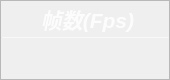
                   <widget class="QFrame" name="Fps_QF">
                    <property name="minimumSize">
                     <size>
                      <width>170</width>
                      <height>80</height>
                     </size>
                    </property>
                    <property name="maximumSize">
                     <size>
                      <width>170</width>
                      <height>80</height>
                     </size>
                    </property>
                    <property name="toolTipDuration">
                     <number>0</number>
                    </property>
                    <property name="styleSheet">
                     <string notr="true">QFrame#Fps_QF{
color: rgb(255, 255, 255);
border-radius: 15px;
background-color: qradialgradient(cx:0, cy:0, radius:1, fx:0.1, fy:0.1, stop:0 rgb(243, 175, 189),  stop:1 rgb(155, 118, 218));
border: 1px outset rgb(153, 117, 219)
}
</string>
                    </property>
                    <property name="frameShape">
                     <enum>QFrame::StyledPanel</enum>
                    </property>
                    <property name="frameShadow">
                     <enum>QFrame::Raised</enum>
                    </property>
                    <layout class="QVBoxLayout" name="verticalLayout_11" stretch="0,2,1">
                     <property name="spacing">
                      <number>0</number>
                     </property>
                     <property name="leftMargin">
                      <number>0</number>
                     </property>
                     <property name="topMargin">
                      <number>0</number>
                     </property>
                     <property name="rightMargin">
                      <number>0</number>
                     </property>
                     <property name="bottomMargin">
                      <number>0</number>
                     </property>
                     <item>
                      <widget class="QFrame" name="Fps_top">
                       <property name="styleSheet">
                        <string notr="true">border:none</string>
                       </property>
                       <property name="frameShape">
                        <enum>QFrame::StyledPanel</enum>
                       </property>
                       <property name="frameShadow">
                        <enum>QFrame::Raised</enum>
                       </property>
                       <layout class="QHBoxLayout" name="horizontalLayout_8">
                        <property name="spacing">
                         <number>0</number>
                        </property>
                        <property name="leftMargin">
                         <number>0</number>
                        </property>
                        <property name="topMargin">
                         <number>3</number>
                        </property>
                        <property name="rightMargin">
                         <number>7</number>
                        </property>
                        <property name="bottomMargin">
                         <number>3</number>
                        </property>
                        <item>
                         <widget class="QLabel" name="label_7">
                          <property name="maximumSize">
                           <size>
                            <width>16777215</width>
                            <height>30</height>
                           </size>
                          </property>
                          <property name="font">
                           <font>
                            <family>Segoe UI</family>
                            <pointsize>16</pointsize>
                            <weight>87</weight>
                            <italic>true</italic>
                            <bold>true</bold>
                           </font>
                          </property>
                          <property name="styleSheet">
                           <string notr="true">color: rgba(255, 255, 255,210);
padding-left:12px;
font: 700 italic 16pt &quot;Segoe UI&quot;;</string>
                          </property>
                          <property name="midLineWidth">
                           <number>-1</number>
                          </property>
                          <property name="text">
                           <string>帧数(Fps)</string>
                          </property>
                          <property name="alignment">
                           <set>Qt::AlignCenter</set>
                          </property>
                          <property name="wordWrap">
                           <bool>false</bool>
                          </property>
                          <property name="indent">
                           <number>0</number>
                          </property>
                         </widget>
                        </item>
                       </layout>
                      </widget>
                     </item>
                     <item>
                      <widget class="Line" name="line_4">
                       <property name="maximumSize">
                        <size>
                         <width>16777215</width>
                         <height>1</height>
                        </size>
                       </property>
                       <property name="styleSheet">
                        <string notr="true">background-color: rgba(255, 255, 255, 89);</string>
                       </property>
                       <property name="orientation">
                        <enum>Qt::Horizontal</enum>
                       </property>
                      </widget>
                     </item>
                     <item>
                      <widget class="QFrame" name="Fps_bottom">
                       <property name="styleSheet">
                        <string notr="true">border:none</string>
                       </property>
                       <property name="frameShape">
                        <enum>QFrame::StyledPanel</enum>
                       </property>
                       <property name="frameShadow">
                        <enum>QFrame::Raised</enum>
                       </property>
                       <layout class="QVBoxLayout" name="verticalLayout_12">
                        <property name="spacing">
                         <number>0</number>
                        </property>
                        <property name="leftMargin">
                         <number>0</number>
                        </property>
                        <property name="topMargin">
                         <number>6</number>
                        </property>
                        <property name="rightMargin">
                         <number>0</number>
                        </property>
                        <property name="bottomMargin">
                         <number>6</number>
                        </property>
                        <item alignment="Qt::AlignTop">
                         <widget class="QLabel" name="fps_label">
                          <property name="minimumSize">
                           <size>
                            <width>0</width>
                            <height>30</height>
                           </size>
                          </property>
                          <property name="maximumSize">
                           <size>
                            <width>16777215</width>
                            <height>30</height>
                           </size>
                          </property>
                          <property name="font">
                           <font>
                            <family>Microsoft YaHei UI</family>
                            <pointsize>17</pointsize>
                            <weight>50</weight>
                            <italic>false</italic>
                            <bold>false</bold>
                            <underline>false</underline>
                           </font>
                          </property>
                          <property name="styleSheet">
                           <string notr="true">color: rgb(255, 255, 255);
font: 17pt &quot;Microsoft YaHei UI&quot;;</string>
                          </property>
                          <property name="text">
                           <string/>
                          </property>
                          <property name="alignment">
                           <set>Qt::AlignCenter</set>
                          </property>
                         </widget>
                        </item>
                       </layout>
                      </widget>
                     </item>
                    </layout>
                   </widget>
